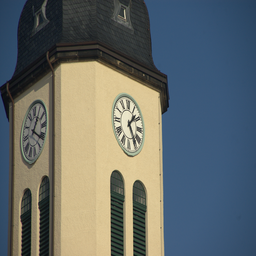
#> input picture selected_topics/stego/tp3/Tower.bmp, 256 x 256 px, shrunk from 512 x 512 before the run, found by its file name; the run also reads 1 picture not shown here
$ jupyter execute tp3_kense.ipynb   (shell and % lines are left out)
#> lines starting #> are read from the running program, lines starting #| are printed output that depends on the picture
# Steganography
## Exercise 3
Tientso Ning

[cell 1]
import numpy as np
import matplotlib.pyplot as plt
import cv2

[cell 2]
#insert secret image into cover image
def insert_stego(secret, cover):

    '''
    inserts secret image into the cover image, producing a stego image
    '''
    secret = np.copy(secret)
    cover = np.copy(cover)

    assert secret.shape == cover.shape #same size
    rows, col = secret.shape[0], secret.shape[1]

    #split image into color channels
    cR, cG, cB = cv2.split(np.copy(cover))
    sR, sG, sB = cv2.split(np.copy(secret))

    #split color channels into bit planes
    cR_p = np.zeros((rows, col, 8))
    cG_p = np.zeros((rows, col, 8))
    cB_p = np.zeros((rows, col, 8))

    sR_p = np.zeros((rows, col, 8))
    sG_p = np.zeros((rows, col, 8))
    sB_p = np.zeros((rows, col, 8))

    for i in range(0, rows):
        for j in range(0, col):

            #cover layer
            binaryPixel = np.binary_repr(cR[i,j],8)
            binaryPixel2 = np.binary_repr(cG[i,j],8)
            binaryPixel3 = np.binary_repr(cB[i,j],8)

            #secret layer
            binaryPixel4 = np.binary_repr(sR[i,j],8)
            binaryPixel5 = np.binary_repr(sG[i,j],8)
            binaryPixel6 = np.binary_repr(sB[i,j],8)

            k=0
            for b in range(len(binaryPixel)-1,-1,-1):

                #cover layer
                cR_p[i,j,8-k-1] = int(binaryPixel[b],2)
                cG_p[i,j,8-k-1] = int(binaryPixel2[b],2)
                cB_p[i,j,8-k-1] = int(binaryPixel3[b],2)

                #secret layer
                sR_p[i,j,8-k-1] = int(binaryPixel4[b],2)
                sG_p[i,j,8-k-1] = int(binaryPixel5[b],2)
                sB_p[i,j,8-k-1] = int(binaryPixel6[b],2)

                k = k+1

    #reconstruct RGB
    red_recon = np.stack((cR_p[:,:,0],cR_p[:,:,1],cR_p[:,:,2],cR_p[:,:,3],cR_p[:,:,4],sR_p[:,:,0],sR_p[:,:,1],sR_p[:,:,2]), axis=-1)
    green_recon = np.stack((cG_p[:,:,0],cG_p[:,:,1],cG_p[:,:,2],cG_p[:,:,3],cG_p[:,:,4],cG_p[:,:,5],sB_p[:,:,0],sB_p[:,:,1]), axis=-1)
    blue_recon = np.stack((cB_p[:,:,0],cB_p[:,:,1],cB_p[:,:,2],sG_p[:,:,0],sG_p[:,:,1],sG_p[:,:,2],sB_p[:,:,2],sB_p[:,:,3]), axis=-1)

    red_layer = np.zeros((rows,col))
    green_layer = np.zeros((rows,col))
    blue_layer = np.zeros((rows,col))

    for i in range(0, rows):
        for j in range(0, col):

            #select all bits of current pixel
            binaryPixel = red_recon[i,j,:]
            binaryPixel2 = green_recon[i,j,:]
            binaryPixel3 = blue_recon[i,j,:]

            #order from LSB to MSB, but in python the endian is different so we don't flip
            #binaryPixel = np.flip(binaryPixel)
            binaryPixel = binaryPixel.astype(int)
            binaryPixel2 = binaryPixel2.astype(int)
            binaryPixel3 = binaryPixel3.astype(int)

            #convert the array to decimal
            red_layer[i,j] = np.packbits(binaryPixel)
            green_layer[i,j] = np.packbits(binaryPixel2)
            blue_layer[i,j] = np.packbits(binaryPixel3)

    #combine layers to stego image
    return np.stack((red_layer, green_layer, blue_layer), axis=-1).astype(np.uint8)
    #return red_layer, green_layer, blue_layer

[cell 3]
tower = cv2.imread("Tower.BMP")
#> tower is the input picture: shape (256, 256, 3); mean B, G, R 105.4, 106.1, 99.5
lake = cv2.imread("Lake.BMP")
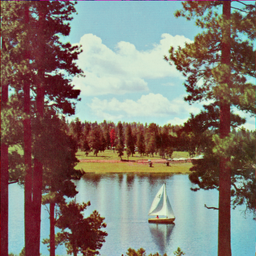
#> input picture selected_topics/stego/tp3/Lake.bmp, 256 x 256 px, shrunk from 512 x 512 before the run, found by its file name
#> lake is the input picture: shape (256, 256, 3); mean B, G, R 114.9, 124.4, 131

rand1 = np.random.random(tower.shape).astype(int)
rand2 = np.random.random(lake.shape).astype(int)

tower_stego = insert_stego(rand1, tower)
#> in insert_stego, `secret = np.copy(secret)`: secret: shape (256, 256, 3) int64; every value is 0
#> in insert_stego, `cR, cG, cB = cv2.split(np.copy(cover))`:
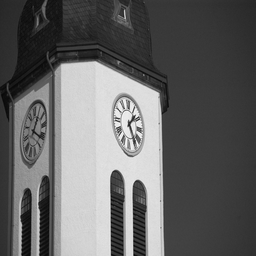
#> cB: shape (256, 256); min 4, max 254, mean 99.5
#> in insert_stego, `sR, sG, sB = cv2.split(np.copy(secret))`: sR: shape (256, 256) int32; every value is 0
#> after the loop in insert_stego, `for i in range(0, rows):`:
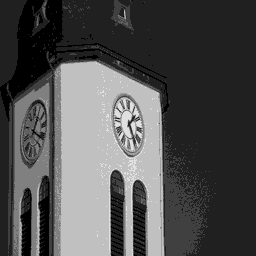
#> blue_layer: shape (256, 256) float64; min 0, max 224, mean 79.6
lake_stego = insert_stego(rand2, lake)
#> in insert_stego (call 2), `cR, cG, cB = cv2.split(np.copy(cover))`:
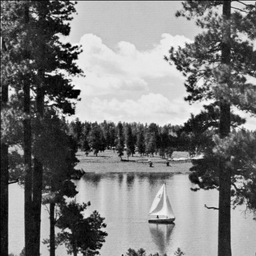
#> cG: shape (256, 256); min 0, max 255, mean 124.4
#> after the loop in insert_stego (call 2), `for i in range(0, rows):`:
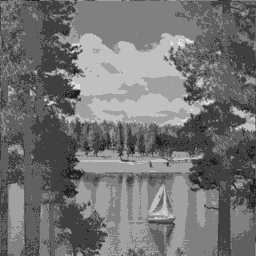
#> blue_layer: shape (256, 256) float64; min 32, max 224, mean 115.3
#> in insert_stego (call 2), `return np.stack((red_layer, green_layer, blue_layer), axis=-1).astype(..`:
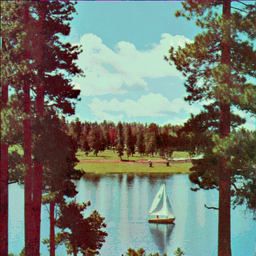
#> returned value: shape (256, 256, 3); mean of channels 0, 1, 2 111.3, 122.9, 115.3; drawn as B, G, R

cv2.imwrite("Tower_stego.BMP", tower_stego)
cv2.imwrite("Lake_stego.BMP", lake_stego)
#> Out = True

[cell 4]
tower_reg_grad = cv2.imread("tower_reg_grad.BMP")
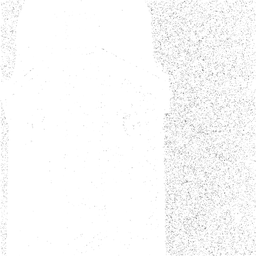
#> input picture selected_topics/stego/tp3/tower_reg_grad.bmp, 256 x 256 px, shrunk from 512 x 512 before the run, found by its file name
#> tower_reg_grad is the input picture: shape (256, 256, 3); min 138, max 255, mean 249.8
tower_stego_grad = cv2.imread("tower_stego_grad.BMP")
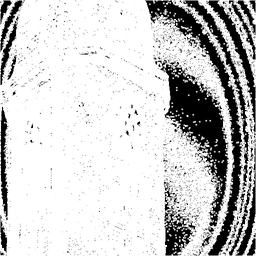
#> input picture selected_topics/stego/tp3/tower_stego_grad.bmp, 256 x 256 px, shrunk from 512 x 512 before the run, found by its file name
#> tower_stego_grad is the input picture: shape (256, 256, 3); min 0, max 255, mean 202.6

f, ax = plt.subplots(1,3, figsize=(12,12))
ax[0].imshow(tower_reg_grad, cmap="Greys_r")
ax[1].imshow(tower_stego_grad, cmap="Greys_r")
ax[2].imshow(tower_reg_grad-tower_stego_grad, cmap="Greys_r")
ax[0].set_title("Regular Gradient")
ax[1].set_title("Stego Gradient")
ax[2].set_title("Difference")

[cell 5]
lake_reg_grad = cv2.imread("lake_reg_grad.BMP")
lake_stego_grad = cv2.imread("lake_stego_grad.BMP")
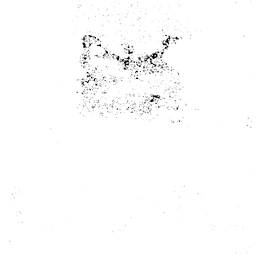
#> input picture selected_topics/stego/tp3/lake_stego_grad.bmp, 256 x 256 px, shrunk from 512 x 512 before the run, found by its file name
#> lake_stego_grad is the input picture: shape (256, 256, 3); min 0, max 255, mean 252.4

f, ax = plt.subplots(1,3, figsize=(12,12))
ax[0].imshow(lake_reg_grad, cmap="Greys_r")
ax[1].imshow(lake_stego_grad, cmap="Greys_r")
ax[2].imshow(lake_reg_grad-lake_stego_grad, cmap="Greys_r")
ax[0].set_title("Regular Gradient")
ax[1].set_title("Stego Gradient")
ax[2].set_title("Difference")

[cell 6]
plt.hist(tower_reg_grad.flatten(), label="Reg", alpha=0.7)
plt.hist(tower_stego_grad.flatten(), label="Stego", alpha=0.7)
plt.title("Histogram of Tower Gradient")
plt.legend()
plt.show()
#> figure, not shown here; tallest bar 163788 high, from x = 243.3 to 255; tallest bar 138783 high, from x = 229.5 to 255

[cell 7]
plt.hist(lake_reg_grad.flatten(), label="Reg", alpha=0.7)
plt.hist(lake_stego_grad.flatten(), label="Stego", alpha=0.7)
plt.title("Histogram of Lake Gradient")
plt.legend()
plt.show()
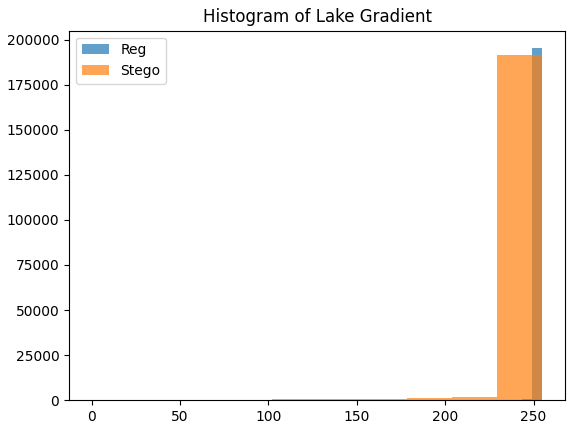
#> figure drawn by matplotlib, 1 panel; tallest bar 195198 high, from x = 249.1 to 255; tallest bar 191697 high, from x = 229.5 to 255
